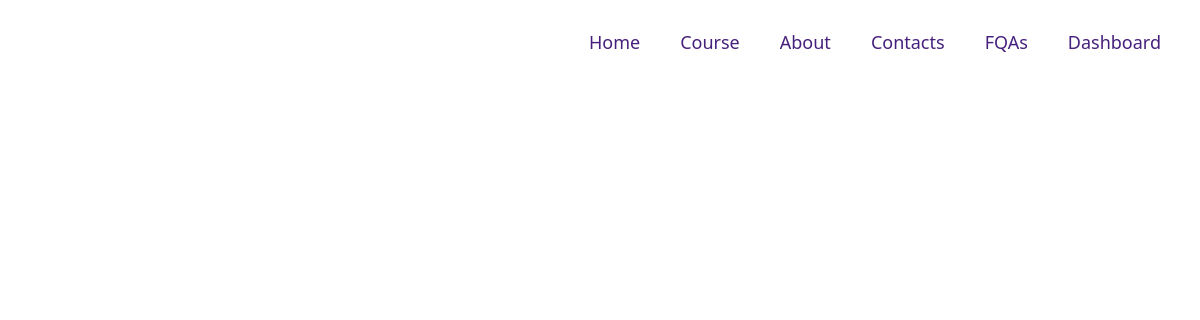
Before: /grade3 with the older database file.
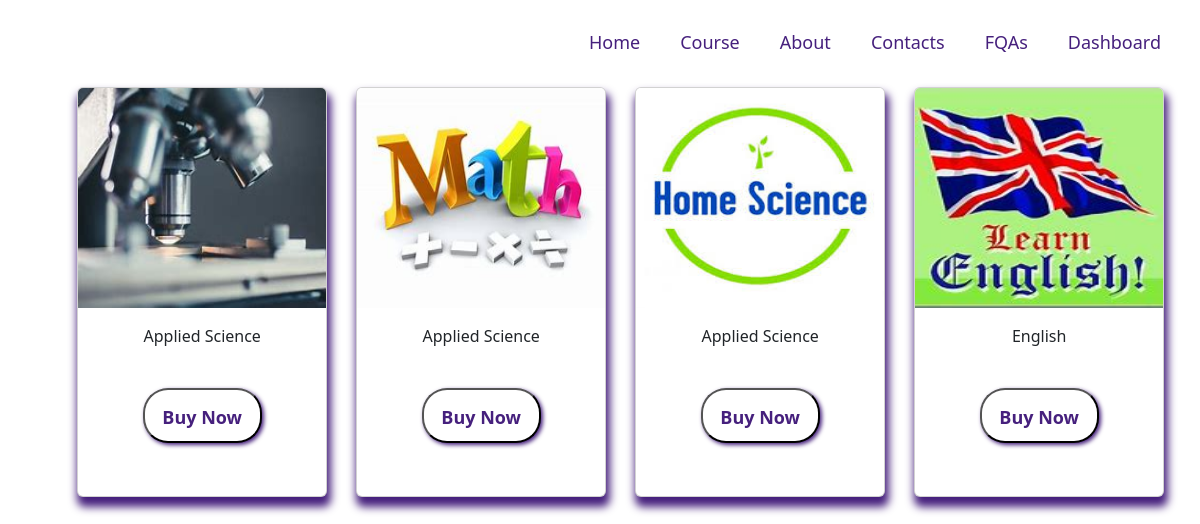
After: the same page with the newer database file.
### homepage/models.py (models this page shows)
class GradeThree(models.Model):
    grade=models.CharField(max_length=25 ,null=True)
    title=models.CharField(max_length=25 ,null=True)
    subject=models.CharField(max_length=25 ,null=True)
    profile=models.FileField(null=True,upload_to='homepage/pdfs/')
    course_image=models.ImageField(null=True,upload_to='homepage/covers/')
    date=models.DateTimeField(auto_now=True,null=True)
    CATEGORY_CHOICES=(
        ('Paid','Paid'),
        ('Free','Free'),
    )
    category=models.CharField(max_length=6, choices =CATEGORY_CHOICES ,null=True)

### homepage/views.py (the view)
# urls.py: path('grade3',grade3_course_list, name="grade3_course_list"),
def grade3_course_list(request):
    courses=GradeThree.objects.all()
    return render(request,"grades/third/grade3_course_list.html",{ "courses":courses})

### homepage/templates/grades/third/grade3_course_list.html (shortened to what this page needs)
{% include 'grades/list.html' %}
<!DOCTYPE html>
<html lang="en">
<head>
</head>
<body>
 </body>
 </html>
</body>
</html>

### homepage/templates/grades/list.html (shortened to what this page needs)
{% include 'navbar.html' %}
<!DOCTYPE html>
<html lang="en">
<head>
    <link href="https://cdn.jsdelivr.net/npm/bootstrap@5.2.2/dist/css/bootstrap.min.css" rel="stylesheet">
</head>
<body>
    {% for course in courses %}
  <div class="container">
    <div class="row " >
        <div class="col-md-3">
            <div class="card body-session">
                {% if course.course_image %}
                <img src="{{ course.course_image.url}}" alt="{{ course.title}}" class="card-img-top">
                {% else %}
                <span class="text-muted">No PDF</span>
                {% endif %}
                <div class="card-body">
                    <div class="card-title ">
                        {{ course.title }}
                    </div>
                    {% if course.category == 'Free' %}
                    <div class="card-text ">
                    {% if course.profile %}
                   <button> <a href="{{ course.profile.url }}" download class="btn-outline-primary" >Read</a></button>
                    {% else %}
                    <span class="text-muted">No PDF</span>
                    {% endif %}
                    </div>
                </div>
                 <div class="card-text">
                        {% if course.profile %}
                     <button>   <a href="{{ course.profile.url }}" download class="btn-outline-sucess" target="_blank">Download</a></button>
                        {% else %}
                        <span class="text-muted">No PDF</span>
                        {% endif %}
                    </div>
                    {% else %}
                    <button class="buy"> <a href="{% url 'login' %}">Buy Now</a></button>
                    {% endif %}
             </div>
        </div>
    </div>
</div>
</div>
{% endfor%}
</body>
</body>
</html>

Changed rows visible on the page:
added GradeThree: course_image (picture), title "Applied Science", shows "Buy Now"
added GradeThree: course_image (picture), title "Applied Science", shows "Buy Now"
added GradeThree: course_image (picture), title "Applied Science", shows "Buy Now"
added GradeThree: course_image (picture), title "English", shows "Buy Now"
